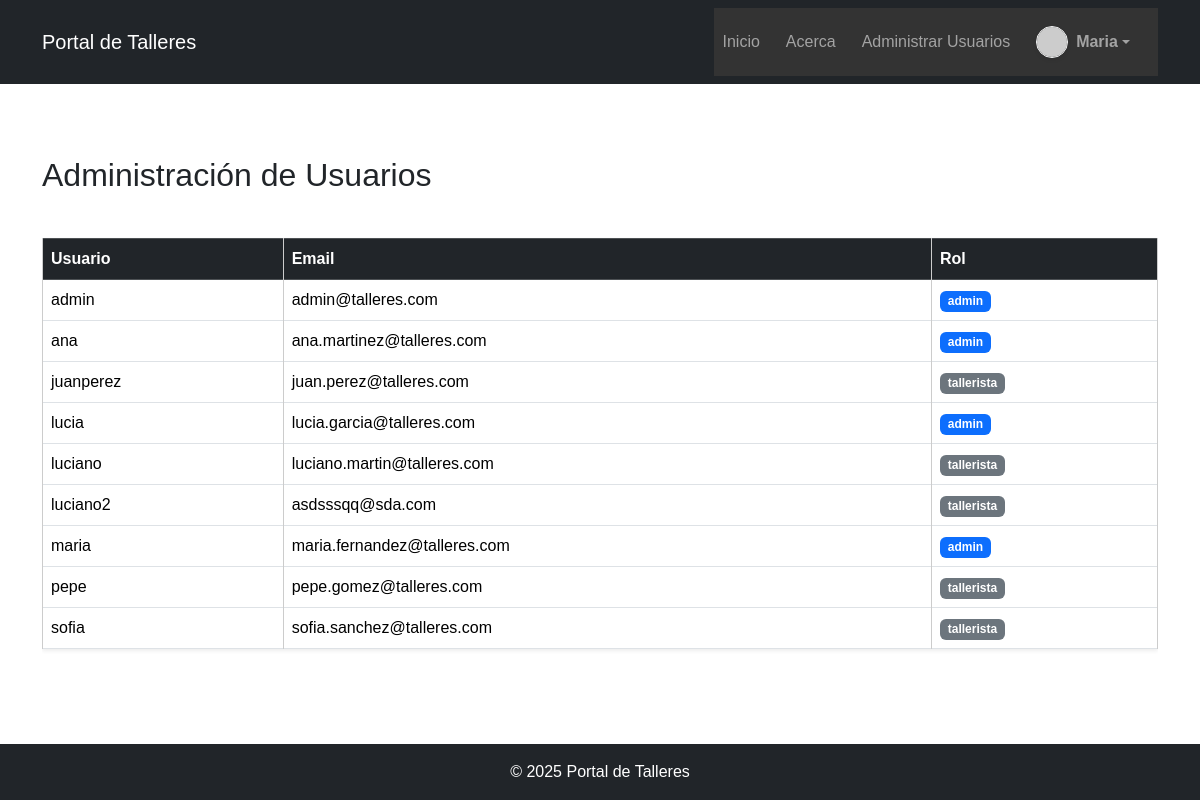
The page /admin_usuarios.php (signed in) on the database its author committed.
### tables this page shows
CREATE TABLE `usuarios` (
  `id` int(11) NOT NULL,
  `usuario` varchar(50) NOT NULL,
  `correo` varchar(100) NOT NULL,
  `contraseña` varchar(255) NOT NULL,
  `rol` enum('tallerista','admin') NOT NULL DEFAULT 'tallerista',
  `foto` varchar(255) DEFAULT NULL
);

### includes/funciones.php (called while the page is built, shortened)
<?php
function obtenerUsuarios() {
    try {
        $pdo = conectarDB();
        $stmt = $pdo->query("SELECT * FROM usuarios ORDER BY usuario ASC");
        return $stmt->fetchAll(PDO::FETCH_ASSOC);
    } catch (PDOException $e) {
        error_log("Error en obtenerUsuarios: " . $e->getMessage());
        echo "Error en obtenerUsuarios: " . $e->getMessage();
        exit;
    }
}

### admin_usuarios.php (the view, shortened to what this page needs)
<?php
require_once("includes/funciones.php");
$usuarios = obtenerUsuarios();
?>
<?php include("includes/header.php"); ?>
<?php include("includes/nav.php"); ?>
<div class="container my-5">
    <h2 class="mb-4">Administración de Usuarios</h2>
    <div class="table-responsive">
        <table class="table table-hover table-bordered align-middle shadow-sm">
            <thead class="table-dark">
                <tr>
                    <th>Usuario</th>
                    <th>Email</th>
                    <th>Rol</th>
                </tr>
            </thead>
            <tbody>
                <?php foreach ($usuarios as $usuario): ?>
                    <tr class="fila-usuario" data-bs-toggle="modal" data-bs-target="#modalUsuario"
                        data-usuario="<?= htmlspecialchars($usuario['usuario']) ?>"
                        data-email="<?= htmlspecialchars($usuario['correo']) ?>"
                        data-rol="<?= htmlspecialchars($usuario['rol']) ?>">
                        <td class="fw-medium"><?= htmlspecialchars($usuario['usuario']) ?></td>
                        <td><?= htmlspecialchars($usuario['correo']) ?></td>
                        <td><span class="badge bg-<?= $usuario['rol'] === 'admin' ? 'primary' : 'secondary' ?>">
                            <?= htmlspecialchars($usuario['rol']) ?></span></td>
                    </tr>
                <?php endforeach; ?>
            </tbody>
        </table>
    </div>
</div>
<?php include("includes/footer.php"); ?>

### includes/header.php (shortened to what this page needs)
<!DOCTYPE html>
<html lang="es">
<head>
    <link href="https://cdn.jsdelivr.net/npm/bootstrap@5.3.2/dist/css/bootstrap.min.css" rel="stylesheet">
    <link href="https://cdn.jsdelivr.net/npm/bootstrap-icons@1.11.3/font/bootstrap-icons.css" rel="stylesheet">
    <link rel="stylesheet" href="css/styles.css">
</head>
<body>

### includes/nav.php (shortened to what this page needs)
<nav class="navbar navbar-expand-lg navbar-dark bg-dark mb-4">
    <div class="container">
        <a class="navbar-brand" href="index.php">Portal de Talleres</a>
        <div class="collapse navbar-collapse" id="navbarNav">
            <ul class="navbar-nav ms-auto align-items-center">
                <li class="nav-item">
                    <a class="nav-link" href="index.php">Inicio</a>
                </li>
                <li class="nav-item">
                    <a class="nav-link" href="about.php">Acerca</a>
                </li>
                <?php if (isset($_SESSION['usuario'])): ?>
                    <?php
                        $foto_perfil = "https://www.gravatar.com/avatar?d=mp";
                    ?>
                        <?php if ($_SESSION['usuario']['rol'] === 'admin'): ?>
                        <li class="nav-item">
                            <a class="nav-link" href="admin_usuarios.php">Administrar Usuarios</a>
                        </li>
                    <?php endif; ?>
                    <li class="nav-item dropdown">
                        <a class="nav-link dropdown-toggle d-flex align-items-center" href="#" id="userDropdown" role="button" data-bs-toggle="dropdown" aria-expanded="false">
                            <img src="<?= htmlspecialchars($foto_perfil) ?>" alt="Perfil" width="32" height="32" class="rounded-circle me-2 border border-light shadow-sm">
                            <span class="text-capitalize fw-semibold"><?= htmlspecialchars($_SESSION['usuario']['usuario']) ?></span>
                        </a>
                    </li>
                <?php endif; ?>
            </ul>
        </div>
    </div>
</nav>

### includes/footer.php (shortened to what this page needs)
<footer class="bg-dark text-white text-center py-3 mt-auto">
    <div class="container">
        <p class="mb-0">© <?= date("Y"); ?> Portal de Talleres</p>
    </div>
</footer>
</body>
</html>

### css/styles.css (style rules this page uses)
body { font-family: Arial, sans-serif; height: 100%; margin: 0; padding: 0; display: flex; flex-direction: column; min-height: 100vh; }
footer { background-color: #222; color: white; text-align: center; padding: 1rem; }
nav ul { list-style: none; background-color: #333; padding: 10px; }
nav ul li { display: inline; margin-right: 10px; }
nav ul li a { color: white; text-decoration: none; }
table { border-collapse: collapse; width: 80%; margin: 20px auto; }
th, td { padding: 10px; border: 1px solid #ccc; }

### rows shown on the page
usuarios: usuario "admin", correo "admin@talleres.com", rol "admin"
usuarios: usuario "ana", correo "ana.martinez@talleres.com", rol "admin"
usuarios: usuario "juanperez", correo "juan.perez@talleres.com", rol "tallerista"
usuarios: usuario "lucia", correo "lucia.garcia@talleres.com", rol "admin"
usuarios: usuario "luciano", correo "luciano.martin@talleres.com", rol "tallerista"
usuarios: usuario "luciano2", correo "asdsssqq@sda.com", rol "tallerista"
usuarios: usuario "maria", correo "maria.fernandez@talleres.com", rol "admin"
usuarios: usuario "pepe", correo "pepe.gomez@talleres.com", rol "tallerista"
usuarios: usuario "sofia", correo "sofia.sanchez@talleres.com", rol "tallerista"

### other values the page prints
$_SESSION['usuario']['usuario'] "Maria"
